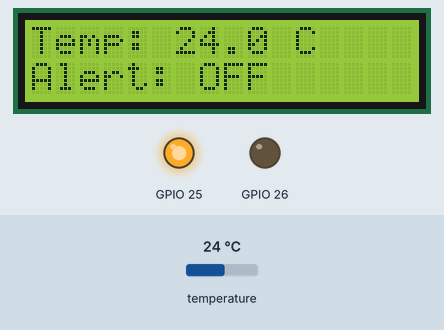
Recording of a program running on a simulated ESP32. Shown: 16×2 character LCD, output pins drawn as LEDs (lit = HIGH). The inputs (shaded band) are chosen by the test bench; at power-on: temperature 24 °C. What the program prints to the serial monitor is not drawn.

Above: at 4.4 s.
4.5 s: temperature set to 25.4 °C
At 5.5 s:
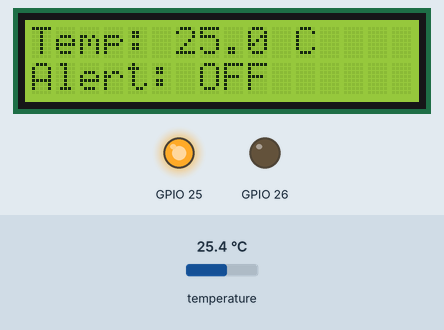
6.2 s: temperature set to 26.3 °C
At 7.1 s:
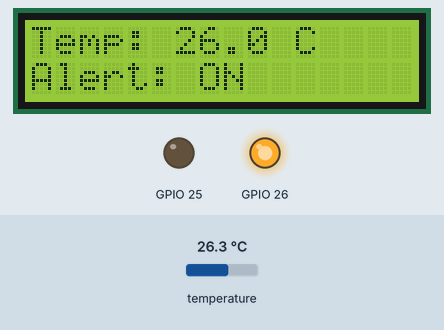
8.2 s: temperature set to 25.1 °C
At 9.8 s:
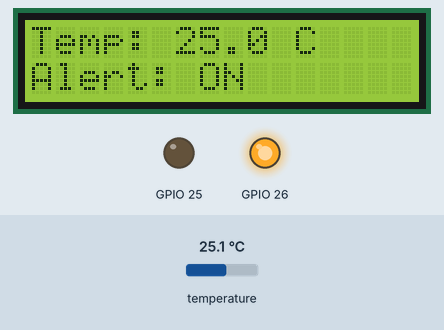
10.2 s: temperature set to 24.1 °C
At 10.62 s:
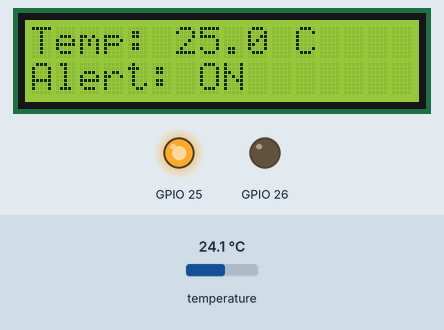
Timing chart, 0 to 13.2 s (numbered marks = the images above; inputs shaded):
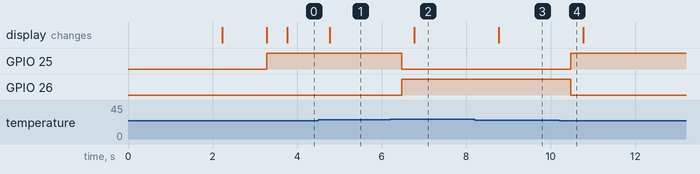

The program:

main.cpp
```cpp
#include "SerialIO.h"
#include "TempSensor.h"
#include "LedDriver.h"
#include "LcdDisplay.h"
#include "SensorData.h"
#include "TaskAcquisition.h"
#include "TaskConditioning.h"
#include "TaskReporter.h"

void setup()
{
    SerialIoInit();
    TempSensor_Init();   // DS18B20 on GPIO4, 9-bit non-blocking
    LedDriver_Init();
    LcdDisplay_Init();   // LCD 16x2 I2C (0x27, SDA=21, SCL=22)
    SensorData_Init();   // semaphore + mutex

    printf("\n======================================\n");
    printf("  Lab 5 - Temperature Monitor\n");
    printf("======================================\n");
    printf("Sensor    : DS18B20 (digital) GPIO%d\n", TEMP_SENSOR_PIN);
    printf("Thresh    : ON >= %.1fC, OFF <= %.1fC\n", TEMP_THRESH_HIGH, TEMP_THRESH_LOW);
    printf("Debounce  : %d x 100ms = %dms\n", DEBOUNCE_COUNT, DEBOUNCE_COUNT * 100);
    printf("Display   : LCD 16x2 I2C + Serial\n");
    printf("======================================\n\n");

    LcdDisplay_PrintAt(0, 0, "Lab5 TempMonitor");
    LcdDisplay_PrintAt(0, 1, "Starting...");
    vTaskDelay(pdMS_TO_TICKS(1000));

    // Task priorities: Acquisition=3 (highest), Conditioning=2, Reporter=1
    xTaskCreate(TaskAcquisition_Task,  "Acquisition",  2048, NULL, 3, NULL);
    xTaskCreate(TaskConditioning_Task, "Conditioning", 2048, NULL, 2, NULL);
    xTaskCreate(TaskReporter_Task,     "Reporter",     4096, NULL, 1, NULL);
}

void loop()
{
    vTaskDelay(portMAX_DELAY);
}
```

Measured:
- the behaviour switches between 25.9 and 26 °C on temperature (found by bisection; images 1 and 2)
- the behaviour switches between 24.5 and 24.4 °C on temperature (found by bisection; images 3 and 4)
- after the input at 4.5 s, the display: changes after 0.27 s (image 1)
- after the input at 6.2 s, GPIO 25: HIGH → LOW after 0.27 s; GPIO 26: LOW → HIGH after 0.27 s; the display: changes after 0.57 s (image 2)
- after the input at 8.2 s, the display: changes after 0.57 s (image 3)
- after the input at 10.2 s, GPIO 25: LOW → HIGH after 0.27 s; GPIO 26: HIGH → LOW after 0.27 s
